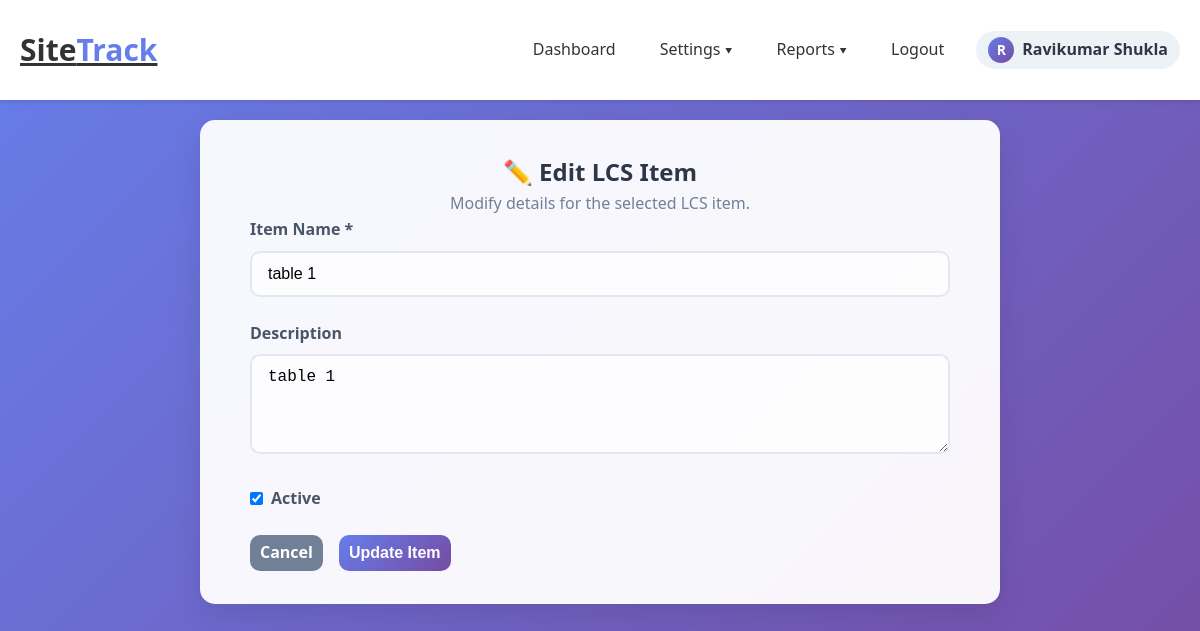
/edit_lcs_item.php?item_id=5 (signed in), run on the app's committed database.
### tables this page shows
CREATE TABLE `lcs_item` (
  `id` int(11) NOT NULL,
  `item_name` varchar(100) DEFAULT NULL,
  `description` text DEFAULT NULL,
  `is_active` tinyint(4) DEFAULT 1
);

### edit_lcs_item.php (the view, shortened to what this page needs)
<?php
include 'db_config.php';
$item_id = (int)$_GET['item_id'];
$stmt = $conn->prepare("SELECT id, item_name, description, is_active FROM lcs_item WHERE id = ?");
$stmt->bind_param('i', $item_id);
$stmt->execute();
$item = $stmt->get_result()->fetch_assoc();
?>
<!DOCTYPE html>
<html lang="hi">
<head>
    <link rel="stylesheet" href="style.css">
</head>
<body>
	<?php include('header.php'); ?>
	<div class="container">
		<div class="card" style="max-width:800px; margin:0 auto;">
			<h2 style="text-align:center; color:#2d3748;">✏️ Edit LCS Item</h2>
			<p style="text-align:center; color:#718096;">Modify details for the selected LCS item.</p>
			<form method="POST" class="parameter-form" style="max-width:700px; margin:0 auto;">
				<div class="form-group">
					<label class="form-label">Item Name *</label>
					<input type="text" name="item_name" class="form-control" required value="<?php echo htmlspecialchars($item['item_name']); ?>">
				</div>
				<div class="form-group">
					<label class="form-label">Description</label>
					<textarea name="description" class="form-control" rows="3"><?php echo htmlspecialchars($item['description'] ?? ''); ?></textarea>
				</div>
				<div class="form-group" style="display:flex; align-items:center; gap:0.5rem;">
					<input type="checkbox" id="is_active" name="is_active" <?php echo ((int)$item['is_active'] === 1) ? 'checked' : ''; ?>>
					<label for="is_active" class="form-label" style="margin:0;">Active</label>
				</div>
				<div class="btn-group">
					<a href="add_lcs_item.php" class="btn btn-secondary">Cancel</a>
					<button type="submit" class="btn btn-primary">Update Item</button>
				</div>
			</form>
		</div>
	</div>
</body>
</html>

### style.css (style rules this page uses)
* { margin: 0; padding: 0; box-sizing: border-box; }
body { font-family: 'Segoe UI', Tahoma, Geneva, Verdana, sans-serif; line-height: 1.6; color: #333; background: linear-gradient(135deg, #667eea 0%, #764ba2 100%); min-height: 100vh; }
.container { max-width: 1600px; margin: 0 auto; padding: 20px; }
.card { background: rgba(255, 255, 255, 0.95); backdrop-filter: blur(10px); border-radius: 15px; padding: 2rem; margin-bottom: 2rem; box-shadow: 0 10px 30px rgba(0, 0, 0, 0.1); border: 1px solid rgba(255, 255, 255, 0.2); transition: transform 0.3s ease, box-shadow 0.3s ease; }
.form-group { margin-bottom: 1.5rem; }
.form-label { display: block; margin-bottom: 0.5rem; font-weight: 600; color: #4a5568; }
.form-control { width: 100%; padding: 12px 16px; border: 2px solid #e2e8f0; border-radius: 10px; font-size: 1rem; transition: all 0.3s ease; background: rgba(255, 255, 255, 0.8); }
textarea.form-control { min-height: 100px; resize: vertical; }
.btn { display: inline-block; padding: 5px 10px; border: none; border-radius: 10px; font-size: 1rem; font-weight: 600; text-decoration: none; text-align: center; cursor: pointer; transition: all 0.3s ease; position: relative; overflow: hidden; }
.btn-primary { background: linear-gradient(135deg, #667eea 0%, #764ba2 100%); color: white; }
.btn-secondary { background: #718096; color: white; }
.btn-group { display: flex; gap: 1rem; flex-wrap: wrap; }

### data on the page
lcs_item: item_name "table 1", description "table 1", is_active "☑"

### other printed values
$initial "R"
$display_name "Ravikumar Shukla"
